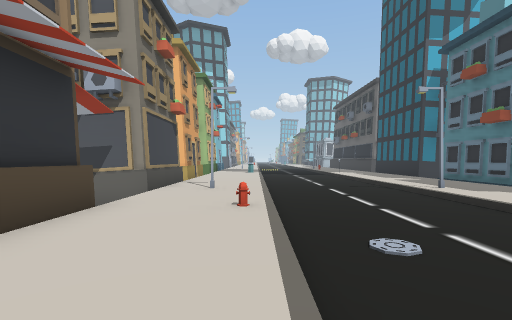
[1] (above)

20 first-person views from a walk through a 3-D level made in the Unity game engine. The camera is 1.3 m above the floor, looks level and sees 85° across. The floor is counted in squares, 2 m on a side. Each view is taken from the middle of a square. On the plan, view 1 faces up. The plan holds only what a view shows up to about 9 squares ahead; the rest is blank. The place goes on beyond the plan.

[2]
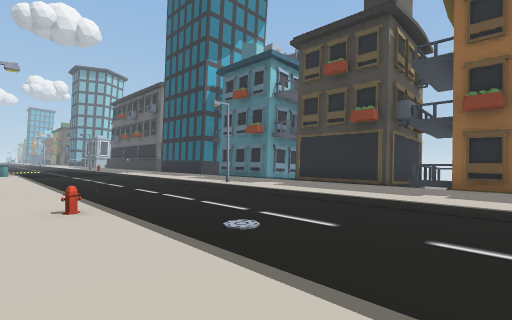

[3]
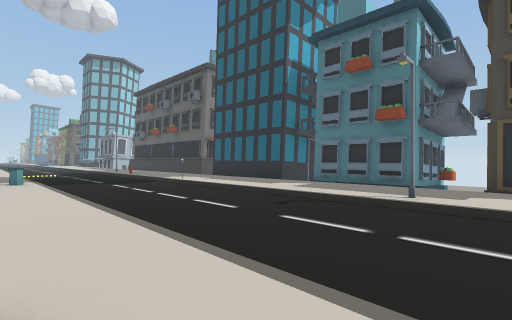

[4]
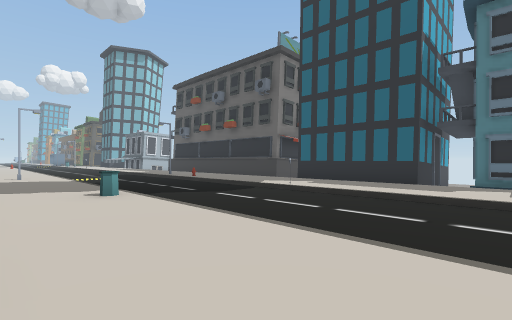

[5]
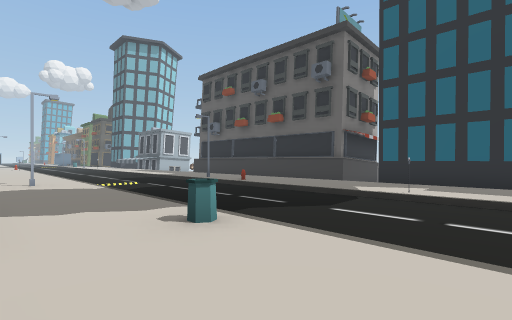

[6]
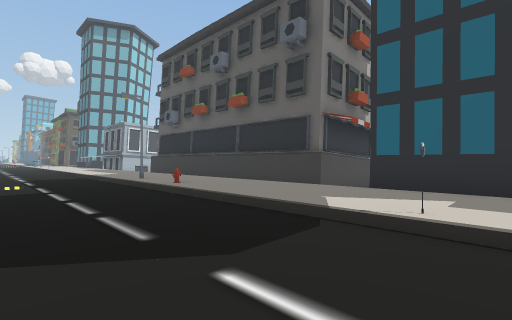

[7]
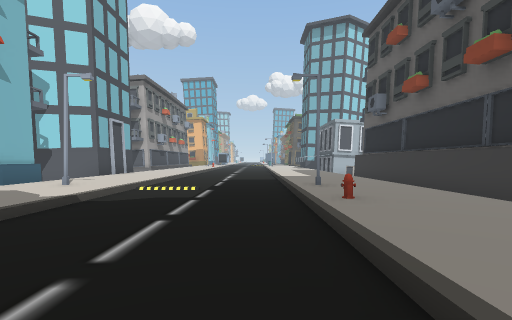

[8]
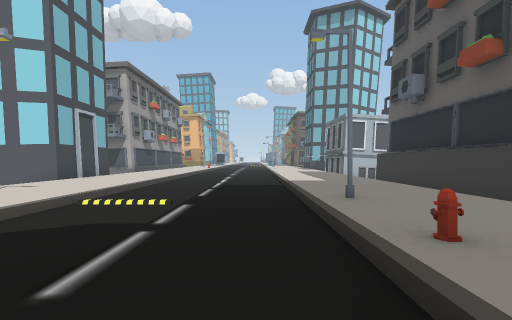

[9]
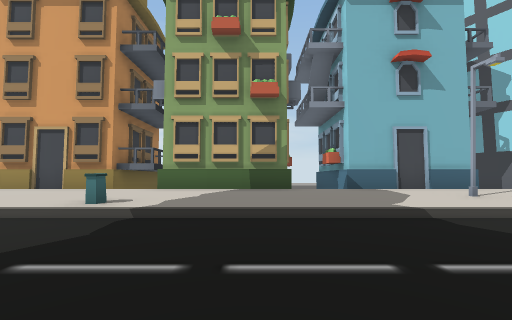

[10]
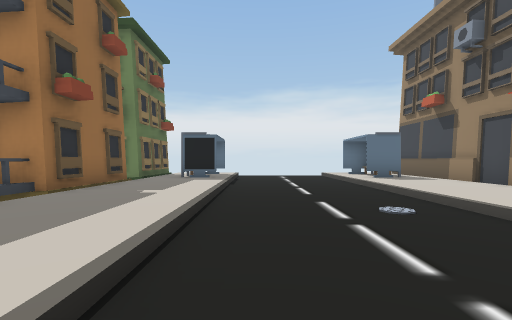

[11]
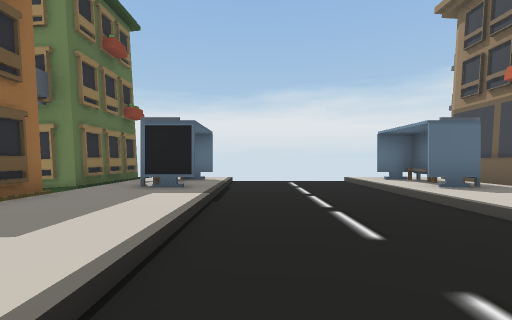

[12]
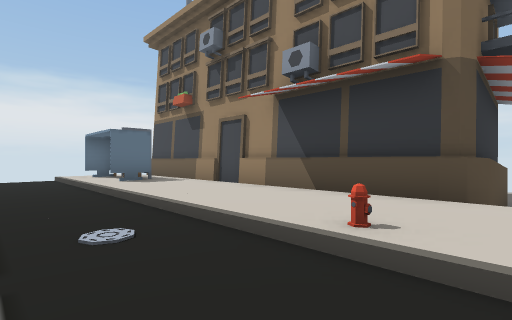

[13]
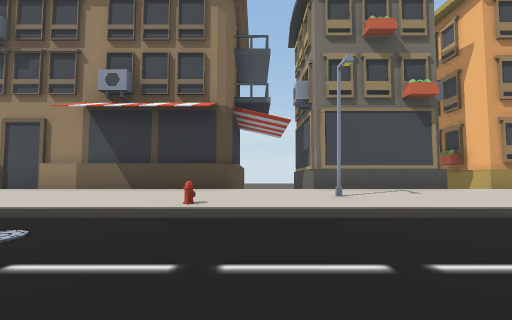

[14]
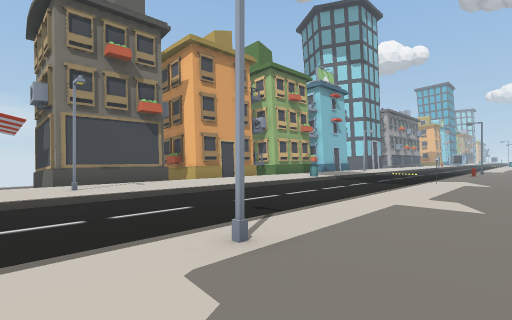

[15]
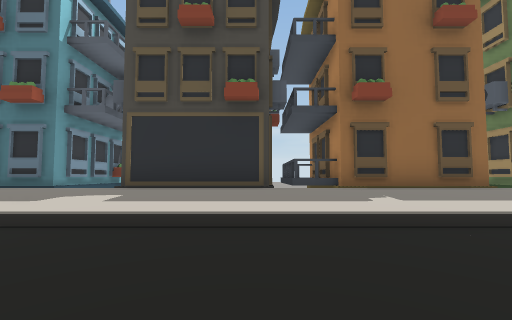

[16]
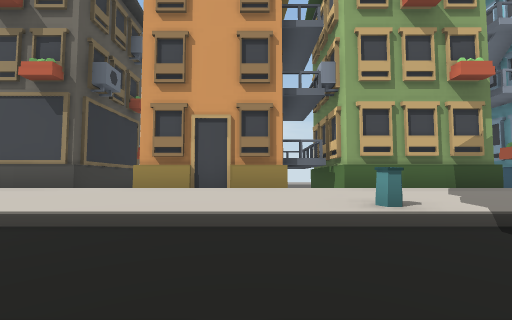

[17]
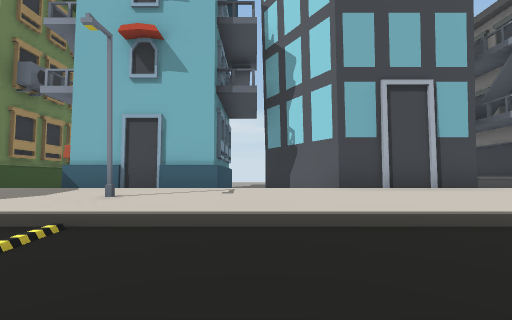

[18]
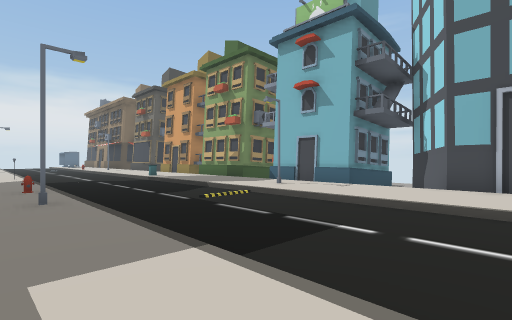

[19]
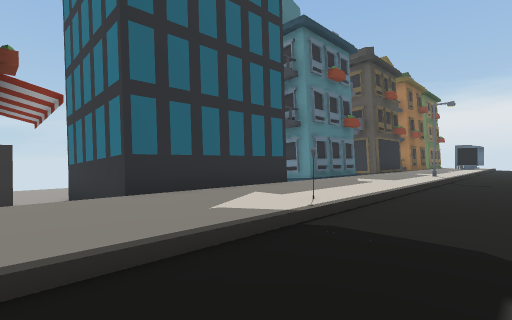

[20]
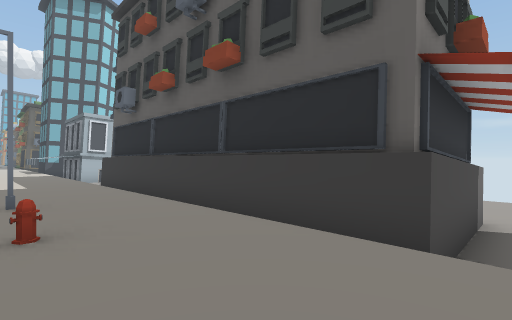

### Floor plan
Key: @ floor where view 1 was taken; # wall or solid block; . main floor; - floor 0.25 m lower than the main floor; = window, fence, low wall or low ledge; ^ raised ledge; v drop or lower ground; S streetlight; H hydrant; B bin.
Columns run from 5 left of view 1 to 9 right of it. Each row starts with its distance up from view 1.
 26   #...---...^
 25  ##...---...#
 24  #v...---...=
 23 vv ...---...=
 22 ###...---...=
 21   #.S.---S..#
 20   ^...---...=
 19 ###...---H..=
 18 ###...---...#
 17   ^...---...===
 16   ^...---... vv
 15 ###..B---...###
 14 ^^....---#..#
 13   #...---...#
 12   #...---...###
 11  ##...---...vv
 10  v ...---...##
  9 ###...---...#
  8   ^...---...#
  7   ^.S.---S..###
  6 vvv...---S..v
  5 vvv...---...#
  4 =^^..H---...#
  3   ^...---...###
  2   ^...---...##
  1   ^...---...###
  0   #..@---...^
 -1   #...---...#
 -2   ^...---...v
 -3   ^.#.---.#.##
 -4   ^.#.---.#.#
 -5    ...---...#
 -6             #

Where each view was taken, in squares from view 1:
view 1: 0 up, 0 right, facing up
view 2: 0 up, 1 left, facing up-right
view 3: 5 up, 1 left, facing up-right
view 4: 9 up, 2 left, facing up-right
view 5: 12 up, 2 left, facing up-right
view 6: 13 up, 1 right, facing up-right
view 7: 15 up, 3 right, facing up
view 8: 17 up, 3 right, facing up
view 9: 17 up, 4 right, facing left
view 10: 6 up, 3 right, facing down
view 11: 3 up, 3 right, facing down
view 12: 5 up, 2 right, facing down-left
view 13: 5 up, 4 right, facing left
view 14: 5 up, 6 right, facing up-left
view 15: 3 up, 1 right, facing right
view 16: 13 up, 3 right, facing left
view 17: 23 up, 3 right, facing left
view 18: 26 up, 5 right, facing down-left
view 19: 17 up, 2 right, facing down-right
view 20: 16 up, 4 right, facing up-right
